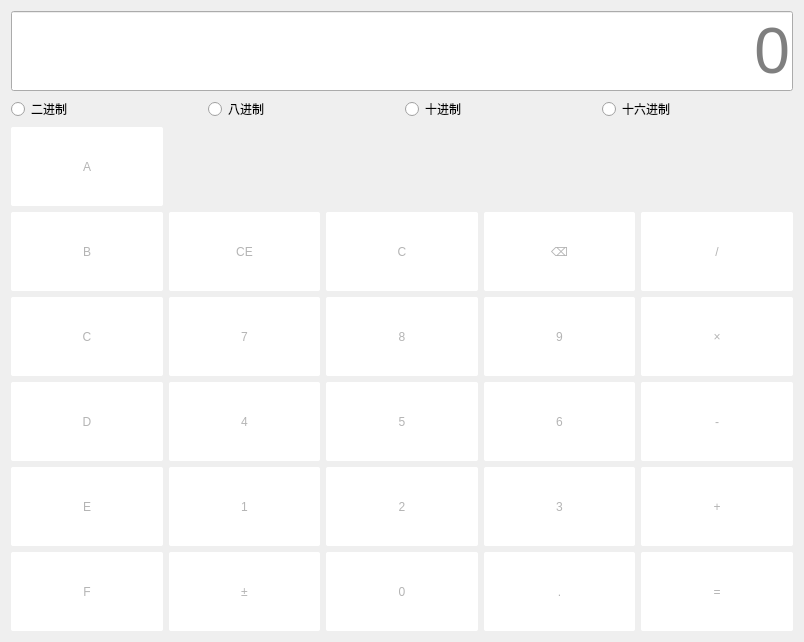
<?xml version="1.0" encoding="UTF-8"?>
<ui version="4.0">
 <class>Programmer</class>
 <widget class="QWidget" name="Programmer">
  <property name="geometry">
   <rect>
    <x>0</x>
    <y>0</y>
    <width>804</width>
    <height>642</height>
   </rect>
  </property>
  <property name="windowTitle">
   <string>Programmer</string>
  </property>
  <property name="styleSheet">
   <string notr="true">QPushButton{
	color: rgb(180, 180, 180);
	background-color: rgb(255, 255, 255);
	border-radius:2px;
	font: 18pt &quot;Arial&quot;
}

QPushButton:hover{
	color:rgb(102, 102, 102);
	background-color: rgb(192, 192, 192);
}

QPushButton:pressed{
	background-color: rgb(130, 130, 130);
	color:black
}

QPushButton:disabled {
    background-color: black;
    color: gray;
}

QLineEdit{
	font-size:48pt;
	color:black;
}</string>
  </property>
  <layout class="QGridLayout" name="gridLayout_2">
   <item row="0" column="0" colspan="4">
    <widget class="QLineEdit" name="display">
     <property name="alignment">
      <set>Qt::AlignRight|Qt::AlignTrailing|Qt::AlignVCenter</set>
     </property>
     <property name="placeholderText">
      <string>0</string>
     </property>
    </widget>
   </item>
   <item row="1" column="0">
    <widget class="QRadioButton" name="radioButton_1">
     <property name="text">
      <string>二进制</string>
     </property>
    </widget>
   </item>
   <item row="1" column="2">
    <widget class="QRadioButton" name="radioButton_3">
     <property name="text">
      <string>十进制</string>
     </property>
    </widget>
   </item>
   <item row="1" column="3">
    <widget class="QRadioButton" name="radioButton_4">
     <property name="text">
      <string>十六进制</string>
     </property>
    </widget>
   </item>
   <item row="1" column="1">
    <widget class="QRadioButton" name="radioButton_2">
     <property name="text">
      <string>八进制</string>
     </property>
    </widget>
   </item>
   <item row="2" column="0" colspan="4">
    <layout class="QGridLayout" name="gridLayout">
     <item row="0" column="0">
      <widget class="QPushButton" name="btnNumA">
       <property name="sizePolicy">
        <sizepolicy hsizetype="Minimum" vsizetype="Minimum">
         <horstretch>0</horstretch>
         <verstretch>0</verstretch>
        </sizepolicy>
       </property>
       <property name="text">
        <string>A</string>
       </property>
      </widget>
     </item>
     <item row="1" column="0">
      <widget class="QPushButton" name="btnNumB">
       <property name="sizePolicy">
        <sizepolicy hsizetype="Minimum" vsizetype="Minimum">
         <horstretch>0</horstretch>
         <verstretch>0</verstretch>
        </sizepolicy>
       </property>
       <property name="text">
        <string>B</string>
       </property>
      </widget>
     </item>
     <item row="1" column="4">
      <widget class="QPushButton" name="btnDivide">
       <property name="sizePolicy">
        <sizepolicy hsizetype="Minimum" vsizetype="Minimum">
         <horstretch>0</horstretch>
         <verstretch>0</verstretch>
        </sizepolicy>
       </property>
       <property name="text">
        <string>/</string>
       </property>
      </widget>
     </item>
     <item row="2" column="0">
      <widget class="QPushButton" name="btnNumC">
       <property name="sizePolicy">
        <sizepolicy hsizetype="Minimum" vsizetype="Minimum">
         <horstretch>0</horstretch>
         <verstretch>0</verstretch>
        </sizepolicy>
       </property>
       <property name="text">
        <string>C</string>
       </property>
      </widget>
     </item>
     <item row="2" column="1">
      <widget class="QPushButton" name="btnNum7">
       <property name="sizePolicy">
        <sizepolicy hsizetype="Minimum" vsizetype="Minimum">
         <horstretch>0</horstretch>
         <verstretch>0</verstretch>
        </sizepolicy>
       </property>
       <property name="text">
        <string>7</string>
       </property>
      </widget>
     </item>
     <item row="2" column="2">
      <widget class="QPushButton" name="btnNum8">
       <property name="sizePolicy">
        <sizepolicy hsizetype="Minimum" vsizetype="Minimum">
         <horstretch>0</horstretch>
         <verstretch>0</verstretch>
        </sizepolicy>
       </property>
       <property name="text">
        <string>8</string>
       </property>
      </widget>
     </item>
     <item row="2" column="3">
      <widget class="QPushButton" name="btnNum9">
       <property name="sizePolicy">
        <sizepolicy hsizetype="Minimum" vsizetype="Minimum">
         <horstretch>0</horstretch>
         <verstretch>0</verstretch>
        </sizepolicy>
       </property>
       <property name="text">
        <string>9</string>
       </property>
      </widget>
     </item>
     <item row="2" column="4">
      <widget class="QPushButton" name="btnMultiple">
       <property name="sizePolicy">
        <sizepolicy hsizetype="Minimum" vsizetype="Minimum">
         <horstretch>0</horstretch>
         <verstretch>0</verstretch>
        </sizepolicy>
       </property>
       <property name="text">
        <string>×</string>
       </property>
      </widget>
     </item>
     <item row="3" column="0">
      <widget class="QPushButton" name="btnNumD">
       <property name="sizePolicy">
        <sizepolicy hsizetype="Minimum" vsizetype="Minimum">
         <horstretch>0</horstretch>
         <verstretch>0</verstretch>
        </sizepolicy>
       </property>
       <property name="text">
        <string>D</string>
       </property>
      </widget>
     </item>
     <item row="3" column="1">
      <widget class="QPushButton" name="btnNum4">
       <property name="sizePolicy">
        <sizepolicy hsizetype="Minimum" vsizetype="Minimum">
         <horstretch>0</horstretch>
         <verstretch>0</verstretch>
        </sizepolicy>
       </property>
       <property name="text">
        <string>4</string>
       </property>
      </widget>
     </item>
     <item row="3" column="2">
      <widget class="QPushButton" name="btnNum5">
       <property name="sizePolicy">
        <sizepolicy hsizetype="Minimum" vsizetype="Minimum">
         <horstretch>0</horstretch>
         <verstretch>0</verstretch>
        </sizepolicy>
       </property>
       <property name="styleSheet">
        <string notr="true"/>
       </property>
       <property name="text">
        <string>5</string>
       </property>
      </widget>
     </item>
     <item row="3" column="3">
      <widget class="QPushButton" name="btnNum6">
       <property name="sizePolicy">
        <sizepolicy hsizetype="Minimum" vsizetype="Minimum">
         <horstretch>0</horstretch>
         <verstretch>0</verstretch>
        </sizepolicy>
       </property>
       <property name="text">
        <string>6</string>
       </property>
      </widget>
     </item>
     <item row="3" column="4">
      <widget class="QPushButton" name="btnSubtract">
       <property name="sizePolicy">
        <sizepolicy hsizetype="Minimum" vsizetype="Minimum">
         <horstretch>0</horstretch>
         <verstretch>0</verstretch>
        </sizepolicy>
       </property>
       <property name="text">
        <string>-</string>
       </property>
      </widget>
     </item>
     <item row="4" column="0">
      <widget class="QPushButton" name="btnNumE">
       <property name="sizePolicy">
        <sizepolicy hsizetype="Minimum" vsizetype="Minimum">
         <horstretch>0</horstretch>
         <verstretch>0</verstretch>
        </sizepolicy>
       </property>
       <property name="text">
        <string>E</string>
       </property>
      </widget>
     </item>
     <item row="4" column="1">
      <widget class="QPushButton" name="btnNum1">
       <property name="sizePolicy">
        <sizepolicy hsizetype="Minimum" vsizetype="Minimum">
         <horstretch>0</horstretch>
         <verstretch>0</verstretch>
        </sizepolicy>
       </property>
       <property name="text">
        <string>1</string>
       </property>
      </widget>
     </item>
     <item row="4" column="2">
      <widget class="QPushButton" name="btnNum2">
       <property name="sizePolicy">
        <sizepolicy hsizetype="Minimum" vsizetype="Minimum">
         <horstretch>0</horstretch>
         <verstretch>0</verstretch>
        </sizepolicy>
       </property>
       <property name="text">
        <string>2</string>
       </property>
      </widget>
     </item>
     <item row="4" column="3">
      <widget class="QPushButton" name="btnNum3">
       <property name="sizePolicy">
        <sizepolicy hsizetype="Minimum" vsizetype="Minimum">
         <horstretch>0</horstretch>
         <verstretch>0</verstretch>
        </sizepolicy>
       </property>
       <property name="text">
        <string>3</string>
       </property>
      </widget>
     </item>
     <item row="4" column="4">
      <widget class="QPushButton" name="btnAdd">
       <property name="sizePolicy">
        <sizepolicy hsizetype="Minimum" vsizetype="Minimum">
         <horstretch>0</horstretch>
         <verstretch>0</verstretch>
        </sizepolicy>
       </property>
       <property name="text">
        <string>+</string>
       </property>
      </widget>
     </item>
     <item row="5" column="0">
      <widget class="QPushButton" name="btnNumF">
       <property name="sizePolicy">
        <sizepolicy hsizetype="Minimum" vsizetype="Minimum">
         <horstretch>0</horstretch>
         <verstretch>0</verstretch>
        </sizepolicy>
       </property>
       <property name="text">
        <string>F</string>
       </property>
      </widget>
     </item>
     <item row="5" column="1">
      <widget class="QPushButton" name="btnPlus">
       <property name="sizePolicy">
        <sizepolicy hsizetype="Minimum" vsizetype="Minimum">
         <horstretch>0</horstretch>
         <verstretch>0</verstretch>
        </sizepolicy>
       </property>
       <property name="text">
        <string>±</string>
       </property>
      </widget>
     </item>
     <item row="5" column="2">
      <widget class="QPushButton" name="btnNum0">
       <property name="sizePolicy">
        <sizepolicy hsizetype="Minimum" vsizetype="Minimum">
         <horstretch>0</horstretch>
         <verstretch>0</verstretch>
        </sizepolicy>
       </property>
       <property name="text">
        <string>0</string>
       </property>
      </widget>
     </item>
     <item row="5" column="3">
      <widget class="QPushButton" name="btnPoint">
       <property name="sizePolicy">
        <sizepolicy hsizetype="Minimum" vsizetype="Minimum">
         <horstretch>0</horstretch>
         <verstretch>0</verstretch>
        </sizepolicy>
       </property>
       <property name="text">
        <string>.</string>
       </property>
      </widget>
     </item>
     <item row="5" column="4">
      <widget class="QPushButton" name="btnEqual">
       <property name="sizePolicy">
        <sizepolicy hsizetype="Minimum" vsizetype="Minimum">
         <horstretch>0</horstretch>
         <verstretch>0</verstretch>
        </sizepolicy>
       </property>
       <property name="text">
        <string>=</string>
       </property>
      </widget>
     </item>
     <item row="1" column="1">
      <widget class="QPushButton" name="btnCE">
       <property name="sizePolicy">
        <sizepolicy hsizetype="Minimum" vsizetype="Minimum">
         <horstretch>0</horstretch>
         <verstretch>0</verstretch>
        </sizepolicy>
       </property>
       <property name="text">
        <string>CE</string>
       </property>
      </widget>
     </item>
     <item row="1" column="2">
      <widget class="QPushButton" name="btnC">
       <property name="sizePolicy">
        <sizepolicy hsizetype="Minimum" vsizetype="Minimum">
         <horstretch>0</horstretch>
         <verstretch>0</verstretch>
        </sizepolicy>
       </property>
       <property name="text">
        <string>C</string>
       </property>
      </widget>
     </item>
     <item row="1" column="3">
      <widget class="QPushButton" name="btnDelete">
       <property name="sizePolicy">
        <sizepolicy hsizetype="Minimum" vsizetype="Minimum">
         <horstretch>0</horstretch>
         <verstretch>0</verstretch>
        </sizepolicy>
       </property>
       <property name="text">
        <string>⌫</string>
       </property>
      </widget>
     </item>
    </layout>
   </item>
  </layout>
 </widget>
 <resources/>
 <connections/>
</ui>
